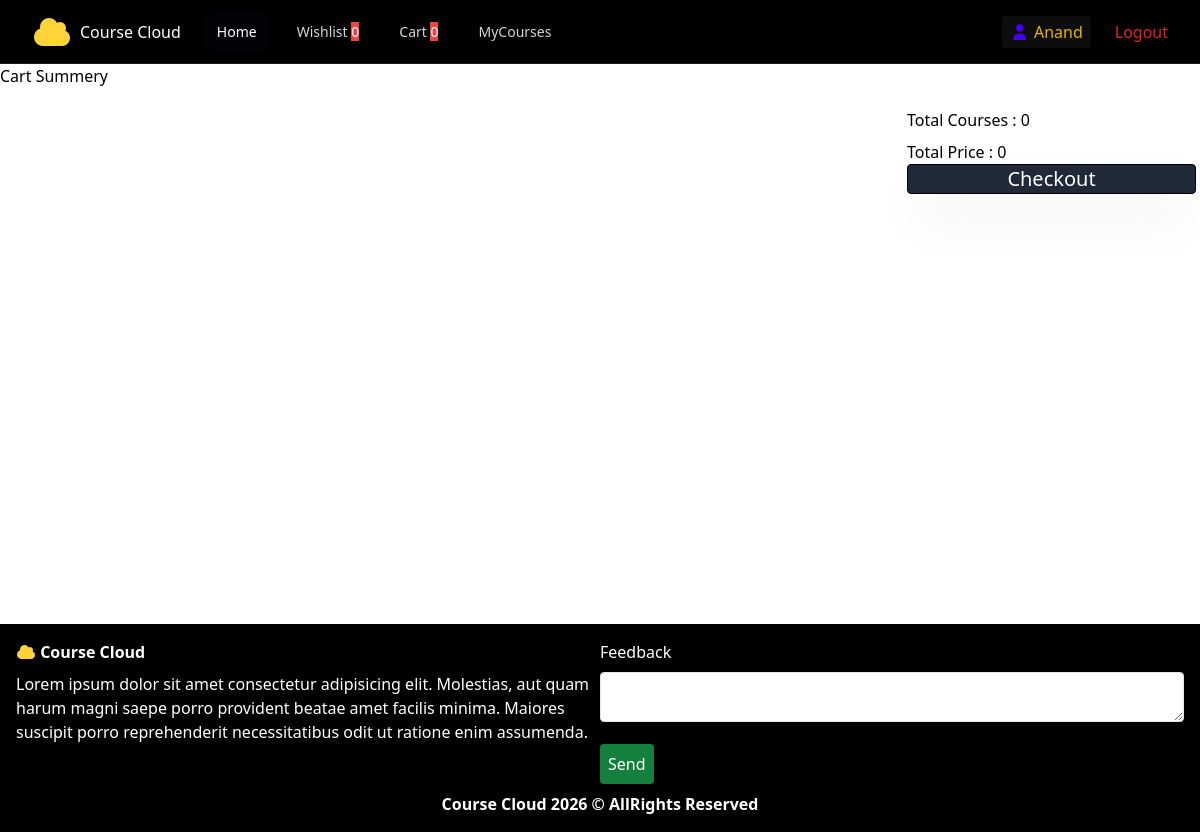
The page /student/cartlist (signed in) on the database as committed earlier.
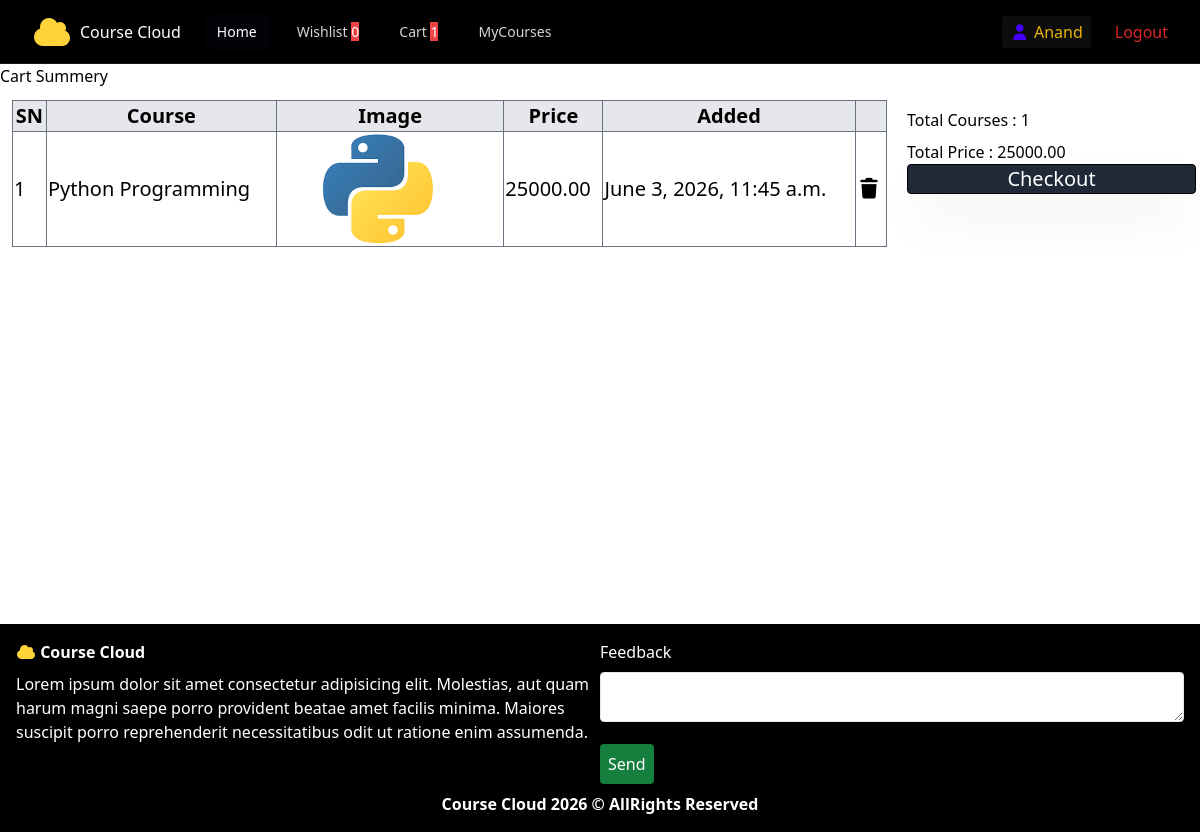
The same page on the database as committed later.
### student/models.py (models this page shows)
class Cart(models.Model):
    course_object=models.ForeignKey(Course,on_delete=models.CASCADE,related_name="cart_course_items")
    student_object=models.ForeignKey(User,on_delete=models.CASCADE,related_name="cart_user_items")
    added_at=models.DateTimeField(auto_now_add=True)

### instructor/models.py (models this page shows, shortened)
class Course(models.Model):
    title=models.CharField(max_length=100)
    description=models.CharField(max_length=500)
    price=models.DecimalField(max_digits=7,decimal_places=2,default=0)
    instructor=models.ForeignKey(User,on_delete=models.CASCADE,related_name="course")
    is_free=models.BooleanField(default=False)
    course_picture=models.ImageField(upload_to="Course_Picture")
    thumbnail=models.TextField()
    category=models.ManyToManyField(Category)
    created_at=models.DateTimeField(auto_now_add=True)
    updated_at=models.DateTimeField(auto_now=True)

### student/views.py (the view)
# urls.py: path('cartlist',CartListView.as_view(),name='cartlist'),
class CartListView(View):
    def get(self,request):
        cart_list=Cart.objects.filter(student_object=request.user)
        cart_count=cart_list.count()
        cart_total=0
        for i in cart_list:
            cart_total+=i.course_object.price
        return render(request,"cartlist.html",{"data":cart_list,"count":cart_count,"cart_total":cart_total})

### student/context_proccessor.py (called while the page is built)
def cart_count(request):
    if request.user.is_authenticated:
        cnt=Cart.objects.filter(student_object=request.user).count()
        return {"cart_count":cnt}
    else:
        return {"cart_count":0}

def wish_count(request):
    if request.user.is_authenticated:
        cnt=WishList.objects.filter(student_object=request.user).count()
        return {"wish_count":cnt}
    else:
        return {"wish_count":0}

### student/templates/cartlist.html
{% extends 'base.html' %}
{% block base %}
<h1>Cart Summery</h1>
<div class="md:grid grid-cols-4 gap-1">
    <div class="col-span-3 p-3">
        {% if data %}
        <table class="table-auto border border-gray-600 text-xl w-full">
            <thead>
                <tr class="bg-gray-200">
                    <th class="border border-gray-500">SN</th>
                    <th class="border border-gray-500">Course</th>
                    <th class="border border-gray-500">Image</th>
                    <th class="border border-gray-500">Price</th>
                    <th class="border border-gray-500">Added</th>
                    <th class="border border-gray-500"></th>
                </tr>
            </thead>
            <tbody>
                {% for i in data %}
                <tr>
                    <td class="border border-gray-500">{{forloop.counter}}</td>
                    <td class="border border-gray-500">{{i.course_object.title}}</td>
                    <td class="border border-gray-500">
                        <img src="{{i.course_object.course_picture.url}}" alt="" width="200px">
                    </td>
                    <td class="border border-gray-500">{{i.course_object.price}}</td>
                    <td class="border border-gray-500">{{i.added_at}}</td>
                    <td class="border border-gray-500">
                        <a href="{% url 'remcart' i.id %}"><i class="fa-solid fa-trash"></i></a>
                    </td>
                </tr>
                {% endfor %}
            </tbody>
        </table>
        {% else %}
            <img src="https://bexcart.com/assets/images/empty-cart.gif" alt="" width="300px">
        {% endif %}
    </div>
    <div>
    <div class="border-3 border-gray-700 rounded p-1 mt-4">
    <div class="flex flex-col gap-2">
        <h1>Total Courses : <span>{{count}}</span></h1>
        <h1>Total Price : <span>{{cart_total}}</span></h1>
    </div>
    <a href="" class="bg-gray-800 text-white text-xl w-full block text-center border border-black shadow-2xl rounded">Checkout</a>
</div>
</div>
</div>
{% endblock base %}

### student/templates/base.html (shortened to what this page needs)
<!DOCTYPE html>
<html lang="en">
<head>
    <script src="https://cdn.tailwindcss.com"></script>
    <link rel="stylesheet" href="https://cdnjs.cloudflare.com/ajax/libs/font-awesome/7.0.1/css/all.min.css" />
</head>
<body>
<nav class="relative bg-black after:pointer-events-none after:absolute after:inset-x-0 after:bottom-0 after:h-px after:bg-white/10">
  <div class="mx-auto max-w-7xl px-2 sm:px-6 lg:px-8">
    <div class="relative flex h-16 items-center justify-between">
      <div class="flex flex-1 items-center justify-center sm:items-stretch sm:justify-start">
        <div class="flex shrink-0 items-center">
          <i class="fa-solid fa-cloud fa-2xl" style="color: rgb(255, 212, 59);"></i><span class="text-white pl-2">Course Cloud</span>
        </div>
        <div class="hidden sm:ml-6 sm:block">
          <div class="flex space-x-4">
            <a href="{% url 'shome' %}" aria-current="page" class="rounded-md bg-gray-950/50 px-3 py-2 text-sm font-medium text-white">Home</a>
            <a href="{% url 'wishlist' %}" class="rounded-md px-3 py-2 text-sm font-medium text-gray-300 hover:bg-white/5 hover:text-white">Wishlist
              <span class="text-white bg-red-500">{{wish_count}}</span>
            </a>
            <a href="{% url 'cartlist' %}" class="rounded-md px-3 py-2 text-sm font-medium text-gray-300 hover:bg-white/5 hover:text-white">Cart
              <span class="text-white bg-red-500">{{cart_count}}</span>
            </a>
            <a href="#" class="rounded-md px-3 py-2 text-sm font-medium text-gray-300 hover:bg-white/5 hover:text-white">MyCourses</a>
          </div>
        </div>
      </div>
      <div class="text-yellow-500 bg-white/5 px-2 py-1 rounded">
        <i class="fa-solid fa-user" style="color: rgb(66, 0, 255);"></i>
        {{request.user}}
      </div>
      <div class="absolute inset-y-0 right-0 flex items-center pr-2 sm:static sm:inset-auto sm:ml-6 sm:pr-0">
      <button class="text-red-600 px-y py-2 rounded-md hover:bg-white/5">Logout</button>
      </div>
    </div>
  </div>
</nav>
<div style="min-height: 70vh;">
{% block base %}
{% endblock base %}
</div>
 <div class="w-full p-4 bg-black text-white">
    <div class="grid grid-cols-2">
        <div>
            <h4 class="font-bold mb-2">
            <i class="fa-solid fa-cloud " style="color: rgb(255, 212, 59);"></i>
            Course Cloud</h4>
            <p>Lorem ipsum dolor sit amet consectetur adipisicing elit. Molestias, aut quam harum magni saepe porro provident beatae amet facilis minima. Maiores suscipit porro reprehenderit necessitatibus odit ut ratione enim assumenda.</p>
        </div>
        <div class="p2">
            <h4>Feedback</h4>
            <textarea name="" id="" class="w-full bg-white border rounded my-2"></textarea>
            <button class="bg-green-700 text-white my-2 p-2 rounded">Send</button>
        </div>
    </div>
    <h6 class="text-center font-bold">Course Cloud 2026 &copy; AllRights Reserved</h6>
 </div>
</body>
</html>

Rows that differ between the two databases and show on the page:
added Cart: course_object "Python Programming", course_object.course_picture (picture), course_object.price "25000.00", added_at "June 3, 2026, 11:45 a.m."
Other text that changed with them:
{{ cart_count }}: "0" → "1"
{{ count }}: "0" → "1"
{{ cart_total }}: "0" → "25000.00"
text now shown: "SN Course Image Price Added"
